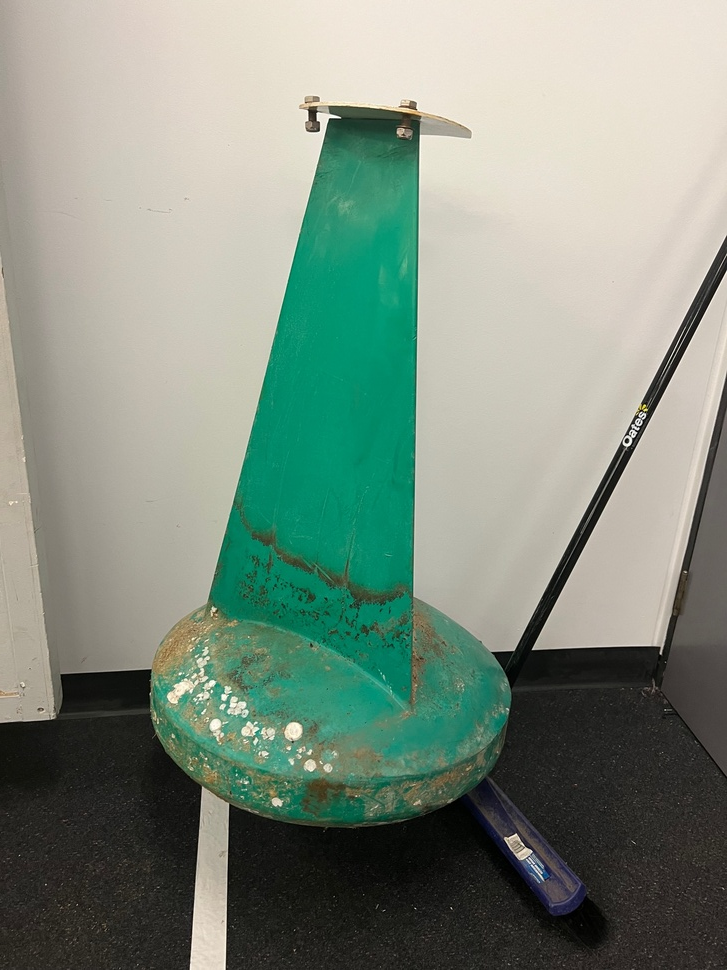
#> input picture ColourDetection/resources/green_buoy.jpg, 727 x 970 px, shrunk from 1512 x 2016 before the run, given in place of the camera
$ python multipleColourDetectionForBuoys.py
#> lines starting #> are read from the running program, lines starting #| are printed output that depends on the picture; after the words box and inside, x2 and y2 are one past the last pixel; in counts of white or black regions, pixels touching at a corner belong together
#
# File: multipleColourDetectionForBuoys.py
# Author: Sitha Sinoun
# Email ID: sinsy077@mymail.unisa.edu.au

# Description: This program aims to help the RobotX boat detect 4 coloured buoys using openCV for multiple colour
# detection, the colours being red, white, green and black.
# For the RobotX boat to visualise the surrounding environment, detecting buoys and their colour in real-time will help
# complete the task of gate identification.

import cv2
import numpy as np

# Capturing the video stream through the webcam
cap = cv2.VideoCapture(0)

while True:

    # Reading the video steam from the webcam to capture frames
    ret, frame = cap.read()
#> frame is the input picture: shape (970, 727, 3); mean B, G, R 128.8, 142.6, 128.5

    # Convert the frame(s) from BGR (RGB colour space) into HSV (hue, saturation, value)
    hsv = cv2.cvtColor(frame, cv2.COLOR_BGR2HSV)
#> hsv: shape (970, 727, 3); mean H, S, V 33.9, 58.3, 146.4

    # Defines the upper and lower ranges for the colour red
    red_lower = np.array([136, 87, 111], np.uint8)
    red_upper = np.array([180, 255, 255], np.uint8)

    # Defines the range of red colours into HSV,
    # the red_mask variable creates a mask of red coloured objects detected in the frame
    red_mask = cv2.inRange(hsv, red_lower, red_upper)
#> red_mask: shape (970, 727); every value is 0

    # The bitwise function is performed between the frame and red_mask so that only the red coloured objects
    # are featured and stored in the variable red_result, other colours are discarded
    red_result = cv2.bitwise_and(frame, frame, mask=red_mask)
#> red_result: shape (970, 727, 3); every value is 0

    # Defines the upper and lower ranges for the colour green
    green_lower = np.array([25, 52, 72], np.uint8)
    green_upper = np.array([102, 255, 255], np.uint8)

    # Defines the range of green colours into HSV,
    # the green_mask variable creates a mask of green coloured objects detected in the frame
    green_mask = cv2.inRange(hsv, green_lower, green_upper)
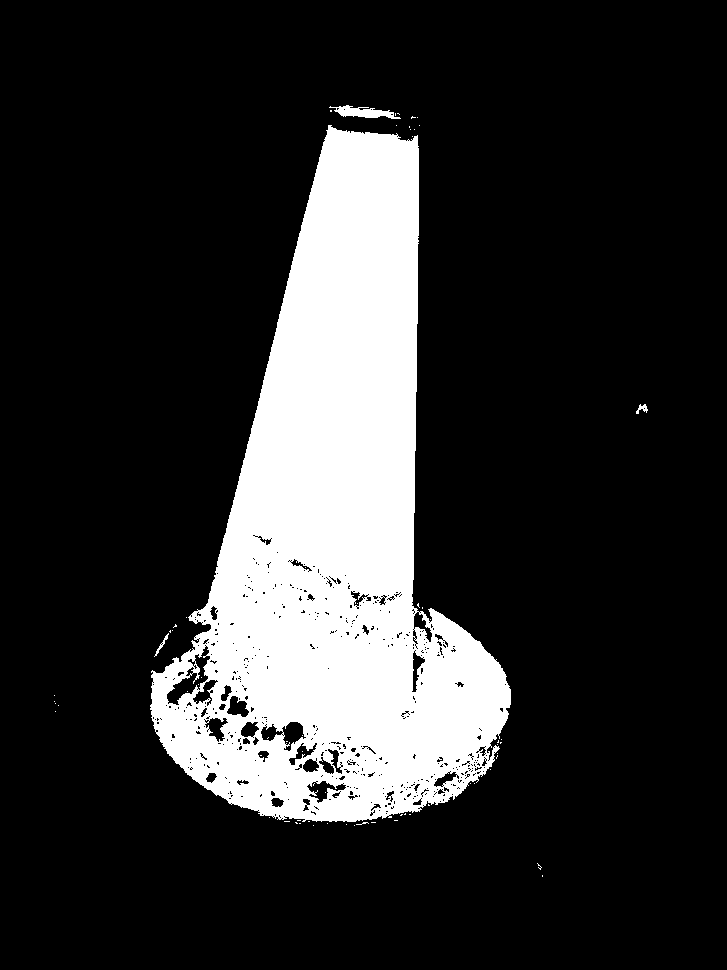
#> green_mask: shape (970, 727); 18.3% white; 67 white regions (63 under 20 px), largest, box (x1, y1, x2, y2) and area: (150, 125, 511, 822) 128063, (329, 105, 401, 119) 493, (154, 633, 169, 657) 62, (636, 404, 648, 414) 59

    # The bitwise function is performed between the frame and green_mask so that only the green coloured objects
    # are featured and stored in the variable green_result, other colours are discarded
    green_result = cv2.bitwise_and(frame, frame, mask=green_mask)

    # Defines the upper and lower ranges for the colour white
    white_lower = np.array([0, 0, 168], np.uint8)
    white_upper = np.array([172, 111, 255], np.uint8)

    # Defines the range of white colours into HSV,
    # the white_mask variable creates a mask of white coloured objects detected in the frame
    white_mask = cv2.inRange(hsv, white_lower, white_upper)
#> white_mask: shape (970, 727); 49.3% white; 490 white regions (456 under 20 px), largest, box (x1, y1, x2, y2) and area: (0, 0, 727, 651) 297806, (532, 271, 727, 654) 27695, (0, 256, 55, 722) 12391

    # The bitwise function is performed between the frame and white_mask so that only the white coloured objects
    # are featured and stored in the variable white_result, other colours are discarded
    white_result = cv2.bitwise_and(frame, frame, mask=white_mask)

    # Defines the upper and lower ranges for the colour black
    black_lower = np.array([0, 0, 0], np.uint8)
    black_upper = np.array([180, 255, 30], np.uint8)

    # Defines the range of white colours into HSV,
    # the black_mask variable creates a mask of white coloured objects detected in the frame
    black_mask = cv2.inRange(hsv, black_lower, black_upper)
#> black_mask: shape (970, 727); 9.8% white; 2955 white regions (2900 under 20 px)

    # The bitwise function is performed between the frame and black_mask so that only the black coloured objects
    # are featured and stored in the variable black_result, other colours are discarded
    black_result = cv2.bitwise_and(frame, frame, mask=black_mask)
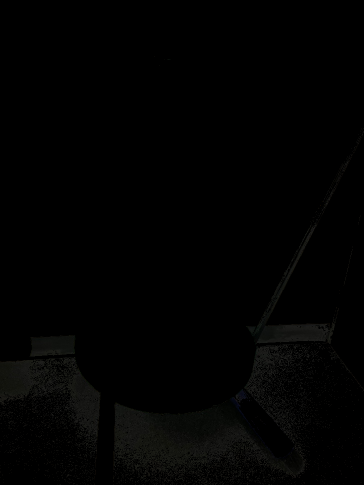
#> black_result: shape (970, 727, 3) (shown at 1/2 size); mean B, G, R 1.7, 2, 1.9

    # Create a contour to make the specific red coloured area more identifiable and distinguishable
    contours, hierarchy = cv2.findContours(red_mask, cv2.RETR_TREE, cv2.CHAIN_APPROX_SIMPLE)
#> contours = []

    for pic, contour in enumerate(contours):
        area = cv2.contourArea(contour)
        if area > 500:
            # Constructing the size of boxes to be drawn around the detected red area
            x, y, w, h = cv2.boundingRect(contour)
            frame = cv2.rectangle(frame, (x, y), (x+w, y + h), (0, 0, 255, 2))

            cv2.putText(frame, "Red", (x, y), cv2.FONT_HERSHEY_SIMPLEX, 1.0, (0, 0, 255))
#> this loop made 0 passes

    # Create a contour to make the specific green coloured area more identifiable and distinguishable
    contours, hierarchy = cv2.findContours(green_mask, cv2.RETR_TREE, cv2.CHAIN_APPROX_SIMPLE)
#> contours = 712 contours, 647 with area under 20; largest, box (x1, y1, x2, y2) and area: (150, 125, 511, 822) 133697, (166, 645, 211, 706) 842, (281, 721, 307, 752) 432, (306, 780, 347, 804) 412, (329, 105, 401, 119) 408

    for pic, contour in enumerate(contours):
        area = cv2.contourArea(contour)
        if area > 500:
            # Constructing the size of boxes to be drawn around the detected green area
            x, y, w, h = cv2.boundingRect(contour)
            frame = cv2.rectangle(frame, (x, y), (x+w, y+h), (0, 255, 0, 2))

            cv2.putText(frame, "Green", (x, y), cv2.FONT_HERSHEY_SIMPLEX, 1.0, (0, 255, 0))
#> this loop made 712 passes
#> (area, x, y, w, h) on passes 52, 496: (133697, 150, 125, 361, 697), (842, 166, 645, 45, 61)
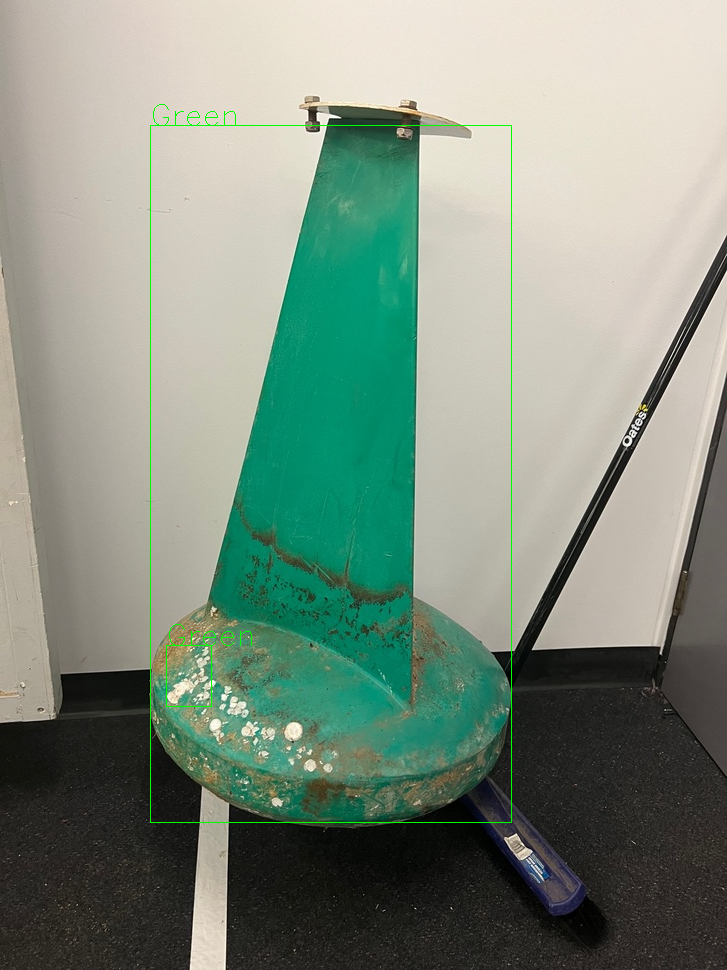
#> frame: shape (970, 727, 3); 0.38% of pixels changed, all inside (x1, y1, x2, y2) = (150, 104, 512, 823)

    # Create a contour to make the specific white coloured area more identifiable and distinguishable
    contours, hierarchy = cv2.findContours(white_mask, cv2.RETR_TREE, cv2.CHAIN_APPROX_SIMPLE)
#> contours = 851 contours, 804 with area under 20; largest, box (x1, y1, x2, y2) and area: (0, 0, 727, 651) 296706, (532, 271, 727, 654) 27255, (0, 256, 55, 722) 12460, (190, 787, 229, 970) 5278, (167, 656, 210, 707) 526

    for pic, contour in enumerate(contours):
        area = cv2.contourArea(contour)
        if area > 500:
            # Constructing the size of boxes to be drawn around the detected white area
            x, y, w, h = cv2.boundingRect(contour)
            frame = cv2.rectangle(frame, (x, y), (x+w, y+h), (255, 255, 255, 2))

            cv2.putText(frame, "White", (x, y), cv2.FONT_HERSHEY_SIMPLEX, 1.0, (255, 255, 255))
#> this loop made 851 passes
#> (area, x, y, w, h) on passes 38, 350, 511, 523, 692: (5277.5, 190, 787, 39, 183), (526, 167, 656, 43, 51), (27255, 532, 271, 195, 383), (12459.5, 0, 256, 55, 466), (296706, 0, 0, 727, 651)
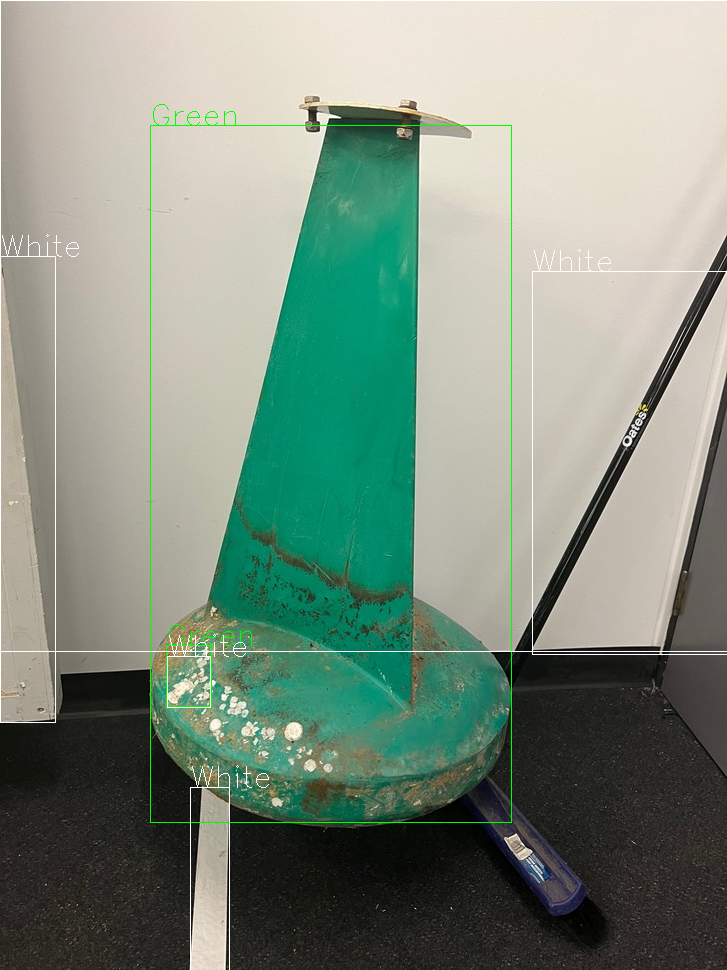
#> frame: shape (970, 727, 3); 0.7% of pixels changed, all inside (x1, y1, x2, y2) = (0, 0, 727, 970)

    # Create a contour to make the specific black coloured area more identifiable and distinguishable
    contours, hierarchy = cv2.findContours(black_mask, cv2.RETR_TREE, cv2.CHAIN_APPROX_SIMPLE)
#> contours = 4785 contours, 4650 with area under 20; largest, box (x1, y1, x2, y2) and area: (227, 794, 614, 956) 32874, (0, 714, 201, 892) 14602, (492, 352, 684, 690) 7453, (488, 689, 590, 812) 3868, (59, 670, 151, 714) 3222

    for pic, contour in enumerate(contours):
        area = cv2.contourArea(contour)
        if area > 500:
            # Constructing the size of boxes to be drawn around the detected black area
            x, y, w, h = cv2.boundingRect(contour)
            frame = cv2.rectangle(frame, (x, y), (x+w, y+h), (0, 0, 0, 2))

            cv2.putText(frame, "Black", (x, y), cv2.FONT_HERSHEY_SIMPLEX, 1.0, (0, 0, 0))
#> this loop made 4785 passes
#> (area, x, y, w, h) on passes 2221, 3172, 3651: (32874, 227, 794, 387, 162), (627.5, 530, 786, 53, 76), (14602, 0, 714, 201, 178)
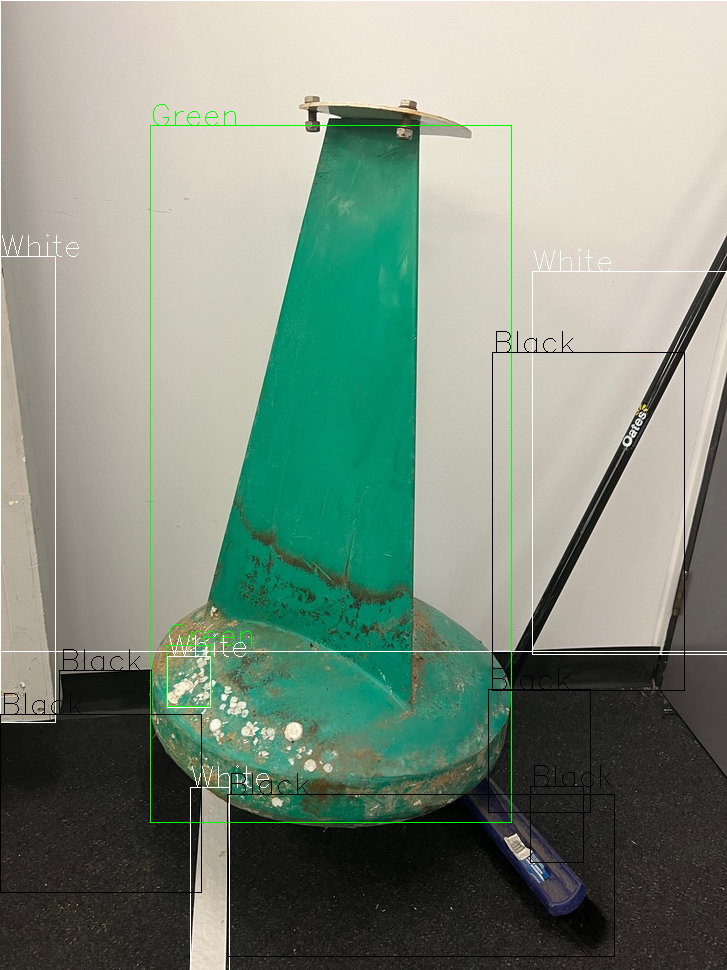
#> frame: shape (970, 727, 3); 0.69% of pixels changed, all inside (x1, y1, x2, y2) = (0, 331, 685, 957)

    # Displays the frame, mask and result of selected colours in separate windows
    cv2.imshow('Red, Green, White & Black Colour Detection', frame)
    cv2.imshow('red_mask', red_mask)
    cv2.imshow('red_result', red_result)
    cv2.imshow('green_mask', green_mask)
    cv2.imshow('green_result', green_result)
    cv2.imshow('white_mask', white_mask)
    cv2.imshow('white_result', white_result)
    cv2.imshow('black_mask', black_mask)
    cv2.imshow('black_result', black_result)

    # Terminates program when 'q' is pressed
    if cv2.waitKey(1) & 0xFF == ord('q'):
#> (key q is pressed here)
        break

# Eliminates all GUI Windows
cv2.destroyAllWindows()

# Releases captured frame
cap.release()

$ run again, on ColourDetection/resources/red_buoy.jpg
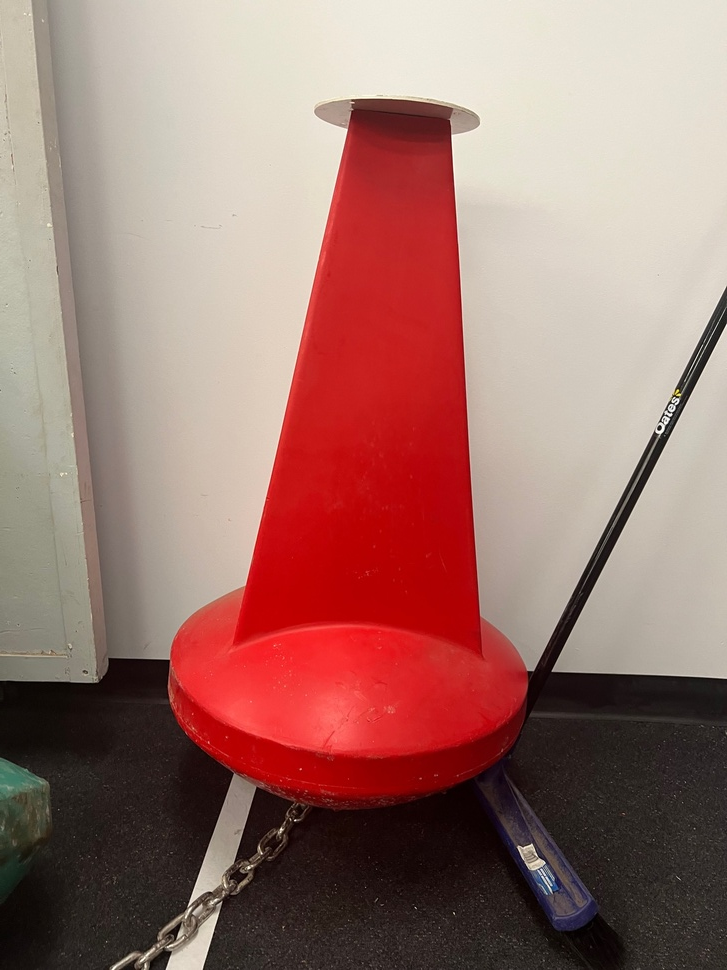
#> input picture ColourDetection/resources/red_buoy.jpg, 727 x 970 px, shrunk from 1512 x 2016 before the run, given in place of the camera
#> frame is the input picture: shape (970, 727, 3); mean B, G, R 110.1, 117.2, 158.2
#> hsv: shape (970, 727, 3); mean H, S, V 26.5, 83.9, 158.3
#> `red_mask = cv2.inRange(hsv, red_lower, red_upper)`:
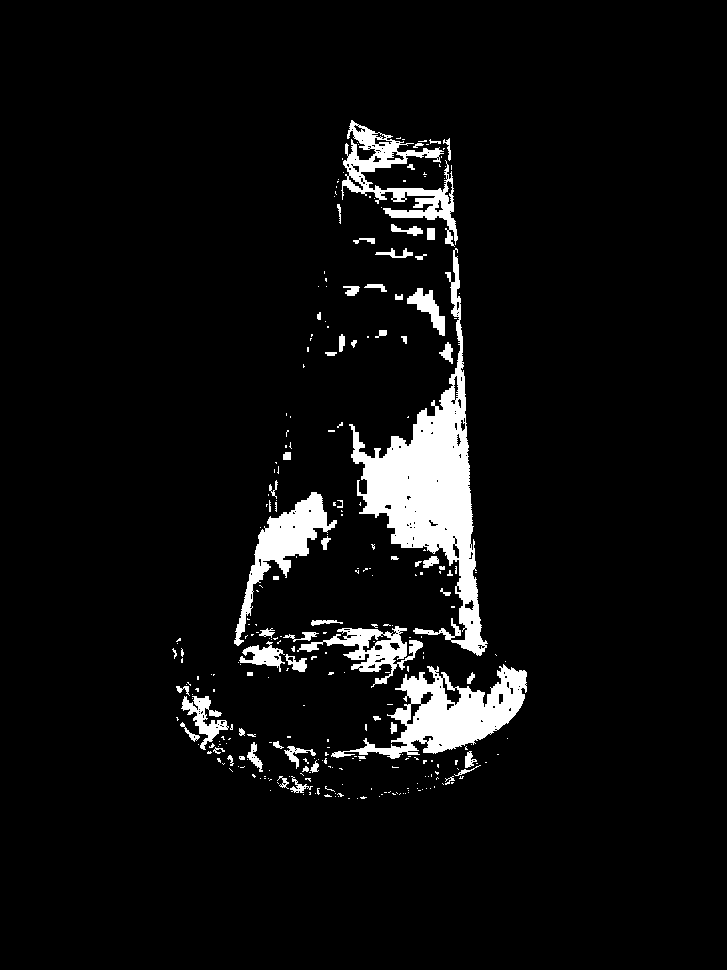
#> red_mask: shape (970, 727); 5.7% white; 295 white regions (229 under 20 px), largest, box (x1, y1, x2, y2) and area: (349, 248, 488, 656) 15522, (331, 664, 527, 759) 7269, (341, 120, 458, 247) 4128
#> green_mask: shape (970, 727); 0.25% white; 29 white regions (25 under 20 px), largest, box (x1, y1, x2, y2) and area: (0, 759, 49, 820) 1508, (20, 807, 30, 824) 74, (674, 389, 682, 397) 36, (35, 816, 41, 830) 29
#> white_mask: shape (970, 727); 45.4% white; 231 white regions (212 under 20 px), largest, box (x1, y1, x2, y2) and area: (62, 0, 727, 670) 261504, (555, 324, 727, 679) 29817, (0, 0, 85, 552) 24956
#> black_mask: shape (970, 727); 7.3% white; 2106 white regions (2073 under 20 px)
#> `contours, hierarchy = cv2.findContours(red_mask, cv2.RETR_TREE, cv2.CH..`: contours = 494 contours, 416 with area under 20; largest, box (x1, y1, x2, y2) and area: (349, 248, 488, 656) 15192, (331, 664, 527, 759) 7373, (341, 120, 458, 247) 3984, (234, 492, 337, 646) 3614, (297, 626, 423, 688) 2304
#> the loop `for pic, contour in enumerate(contours):` made 494 passes
#> (area, x, y, w, h) on passes 154, 185, 228, 249, 312, 353, 361, 452: (799, 181, 696, 48, 54), (7373, 331, 664, 196, 95), (548.5, 239, 641, 46, 31), (2304.5, 297, 626, 126, 62), (3614.5, 234, 492, 103, 154), (627.5, 407, 288, 38, 48), (15192.5, 349, 248, 139, 408), (3983.5, 341, 120, 117, 127)
#> `contours, hierarchy = cv2.findContours(green_mask, cv2.RETR_TREE, cv2...`: contours = 53 contours, 50 with area under 20; largest, box (x1, y1, x2, y2) and area: (0, 759, 49, 820) 1386, (20, 807, 30, 824) 52, (674, 389, 682, 397) 26
#> the loop `for pic, contour in enumerate(contours):` made 53 passes
#> (area, x, y, w, h) on pass 28: (1385.5, 0, 759, 49, 61)
#> `contours, hierarchy = cv2.findContours(white_mask, cv2.RETR_TREE, cv2...`: contours = 475 contours, 455 with area under 20; largest, box (x1, y1, x2, y2) and area: (62, 0, 727, 670) 259732, (555, 324, 727, 679) 29304, (0, 0, 85, 552) 24504, (166, 909, 220, 970) 1200, (188, 837, 236, 907) 1002
#> the loop `for pic, contour in enumerate(contours):` made 475 passes
#> (area, x, y, w, h) on passes 24, 72, 206, 253, 348: (1199.5, 166, 909, 54, 61), (1002, 188, 837, 48, 70), (29304, 555, 324, 172, 355), (259732, 62, 0, 665, 670), (24504, 0, 0, 85, 552)
#> `contours, hierarchy = cv2.findContours(black_mask, cv2.RETR_TREE, cv2...`: contours = 2821 contours, 2775 with area under 20; largest, box (x1, y1, x2, y2) and area: (241, 734, 628, 970) 19732, (0, 658, 169, 765) 10230, (521, 462, 727, 730) 7020, (0, 854, 70, 970) 5664, (173, 752, 233, 842) 2586
#> the loop `for pic, contour in enumerate(contours):` made 2821 passes
#> (area, x, y, w, h) on passes 1122, 1694, 1892, 2071, 2490, 2604, 2650: (5664.5, 0, 854, 70, 116), (725.5, 235, 788, 51, 74), (2585.5, 173, 752, 60, 90), (19732, 241, 734, 387, 236), (10230.5, 0, 658, 169, 107), (7020.5, 521, 462, 206, 268), (518.5, 638, 676, 56, 17)
#> after the loop `for pic, contour in enumerate(contours):`:
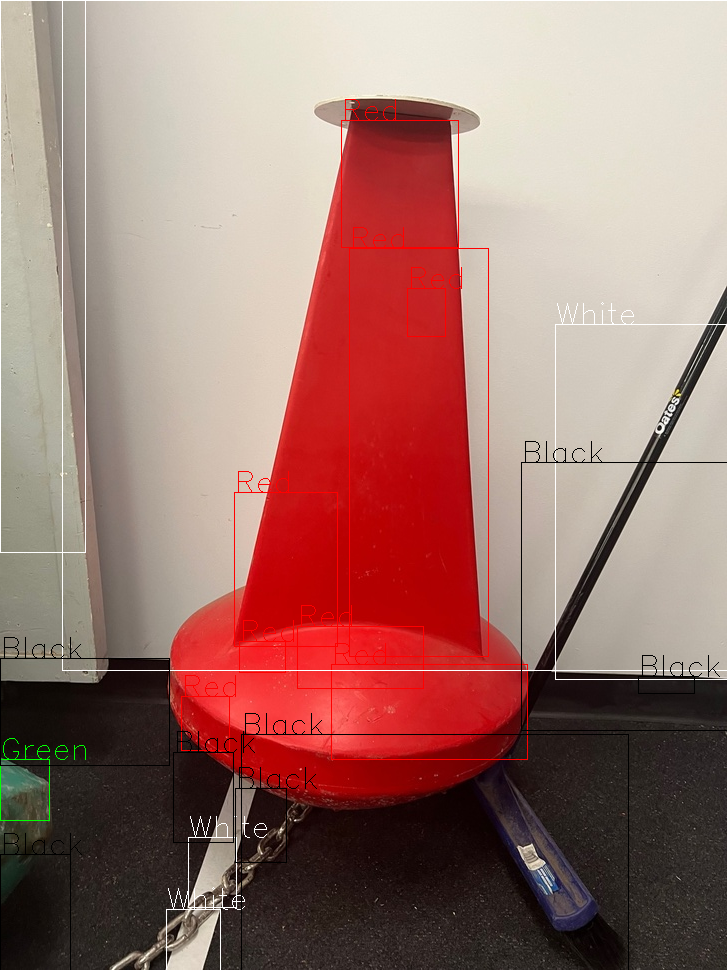
#> frame: shape (970, 727, 3); mean B, G, R 110.1, 117.3, 158.5
